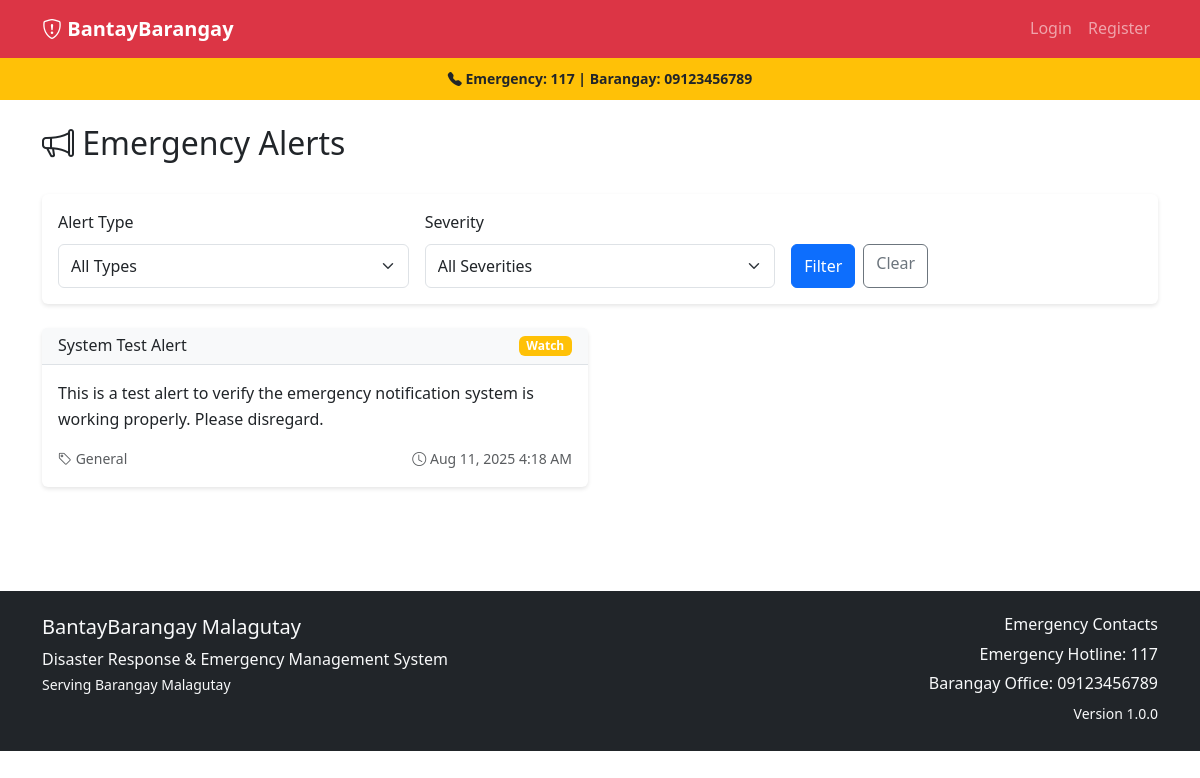
/pages/alerts.php, run on the app's committed database.
### tables this page shows
CREATE TABLE alerts (
    id INT PRIMARY KEY AUTO_INCREMENT,
    title VARCHAR(200) NOT NULL,
    message TEXT NOT NULL,
    alert_type ENUM('flood', 'landslide', 'storm', 'fire', 'general') NOT NULL,
    severity ENUM('watch', 'warning', 'critical') NOT NULL,
    created_by INT NOT NULL,
    active BOOLEAN DEFAULT TRUE,
    created_at TIMESTAMP DEFAULT CURRENT_TIMESTAMP,
    expires_at TIMESTAMP NULL,
    
    INDEX idx_alert_type (alert_type),
    INDEX idx_severity (severity),
    INDEX idx_active (active),
    INDEX idx_created_at (created_at),
    FOREIGN KEY (created_by) REFERENCES users(id)
);

### includes/functions.php (called while the page is built, shortened)
<?php
function isLoggedIn() {
    return isset($_SESSION['user_id']) && !empty($_SESSION['user_id']);
}
function sanitizeInput($input) {
    return htmlspecialchars(trim($input), ENT_QUOTES, 'UTF-8');
}
function getAlertSeverityColor($severity) {
    switch ($severity) {
        case 'watch': return 'warning';
    }
}
function formatDate($date) {
    return date('M j, Y g:i A', strtotime($date));
}
?>

### pages/alerts.php (the view, shortened to what this page needs)
<?php
require_once '../includes/functions.php';
include '../includes/header.php';
$where_clause = '';
$sql = "SELECT * FROM alerts $where_clause ORDER BY created_at DESC LIMIT 50";
$stmt = $conn->prepare($sql);
$stmt->execute();
$alerts = $stmt->get_result()->fetch_all(MYSQLI_ASSOC);
?>
<main class="container py-4">
    <div class="row">
        <div class="col-12">
            <div class="d-flex justify-content-between align-items-center mb-4">
                <h2><i class="bi bi-megaphone"></i> Emergency Alerts</h2>
            </div>
            <div class="card mb-4">
                <div class="card-body">
                    <form method="GET" class="row g-3">
                        <div class="col-md-4">
                            <label for="type" class="form-label">Alert Type</label>
                            <select class="form-select" id="type" name="type">
                                <option value="">All Types</option>
                            </select>
                        </div>
                        <div class="col-md-4">
                            <label for="severity" class="form-label">Severity</label>
                            <select class="form-select" id="severity" name="severity">
                                <option value="">All Severities</option>
                            </select>
                        </div>
                        <div class="col-md-4 d-flex align-items-end">
                            <button type="submit" class="btn btn-primary me-2">Filter</button>
                            <a href="alerts.php" class="btn btn-outline-secondary">Clear</a>
                        </div>
                    </form>
                </div>
            </div>
            <div class="row">
                <?php if (empty($alerts)): ?>
                <div class="col-12">
                    <div class="alert alert-info text-center">
                        <i class="bi bi-info-circle"></i>
                        No alerts found matching your criteria.
                    </div>
                </div>
                <?php else: ?>
                <?php foreach ($alerts as $alert): ?>
                <div class="col-lg-6 mb-3">
                    <div class="card severity-<?php echo $alert['severity']; ?>">
                        <div class="card-header d-flex justify-content-between align-items-center">
                            <h6 class="mb-0"><?php echo sanitizeInput($alert['title']); ?></h6>
                            <span class="badge bg-<?php echo getAlertSeverityColor($alert['severity']); ?>">
                                <?php echo ucfirst($alert['severity']); ?>
                            </span>
                        </div>
                        <div class="card-body">
                            <p class="card-text"><?php echo nl2br(sanitizeInput($alert['message'])); ?></p>
                            <div class="d-flex justify-content-between align-items-center">
                                <small class="text-muted">
                                    <i class="bi bi-tag"></i>
                                    <?php echo ucfirst($alert['alert_type']); ?>
                                </small>
                                <small class="text-muted">
                                    <i class="bi bi-clock"></i>
                                    <?php echo formatDate($alert['created_at']); ?>
                                </small>
                            </div>
                        </div>
                    </div>
                </div>
                <?php endforeach; ?>
                <?php endif; ?>
            </div>
        </div>
    </div>
</main>
<?php include '../includes/footer.php'; ?>

### includes/header.php (shortened to what this page needs)
<?php
require_once __DIR__ . '/../includes/functions.php';
$currentUser = getCurrentUser();
?>
<!DOCTYPE html>
<html lang="en">
<head>
    <link href="https://cdn.jsdelivr.net/npm/bootstrap@5.3.0/dist/css/bootstrap.min.css" rel="stylesheet">
    <link href="https://cdn.jsdelivr.net/npm/bootstrap-icons@1.10.0/font/bootstrap-icons.css" rel="stylesheet">
    <link href="<?php echo BASE_URL; ?>assets/css/style.css" rel="stylesheet">
</head>
<body>
    <nav class="navbar navbar-expand-lg navbar-dark bg-danger sticky-top">
        <div class="container">
            <a class="navbar-brand fw-bold" href="<?php echo BASE_URL; ?>">
                <i class="bi bi-shield-exclamation"></i>
                BantayBarangay
            </a>
            <div class="collapse navbar-collapse" id="navbarNav">
                <ul class="navbar-nav">
                    <?php if (isLoggedIn()): ?>
                        <li class="nav-item dropdown">
                            <a class="nav-link dropdown-toggle" href="#" id="navbarDropdown" role="button" data-bs-toggle="dropdown">
                                <i class="bi bi-person-circle"></i>
                                <?php echo sanitizeInput($currentUser['username']); ?>
                            </a>
                            <ul class="dropdown-menu">
                                <li><a class="dropdown-item" href="<?php echo BASE_URL; ?>pages/profile.php">Profile</a></li>
                                <li><hr class="dropdown-divider"></li>
                                <li><a class="dropdown-item" href="<?php echo BASE_URL; ?>logout.php">Logout</a></li>
                            </ul>
                        </li>
                    <?php else: ?>
                        <li class="nav-item">
                            <a class="nav-link" href="<?php echo BASE_URL; ?>login.php">Login</a>
                        </li>
                        <li class="nav-item">
                            <a class="nav-link" href="<?php echo BASE_URL; ?>register.php">Register</a>
                        </li>
                    <?php endif; ?>
                </ul>
            </div>
        </div>
    </nav>
    <div class="bg-warning text-dark py-2 text-center">
        <small class="fw-bold">
            <i class="bi bi-telephone-fill"></i>
            Emergency: <?php echo EMERGENCY_HOTLINE; ?> |
            Barangay: <?php echo BARANGAY_HOTLINE; ?>
        </small>
    </div>

### includes/footer.php (shortened to what this page needs)
    <footer class="bg-dark text-light mt-5 py-4">
        <div class="container">
            <div class="row">
                <div class="col-md-6">
                    <h5><?php echo APP_NAME; ?></h5>
                    <p class="mb-0">Disaster Response & Emergency Management System</p>
                    <p><small>Serving Barangay Malagutay</small></p>
                </div>
                <div class="col-md-6 text-md-end">
                    <h6>Emergency Contacts</h6>
                    <p class="mb-1">Emergency Hotline: <?php echo EMERGENCY_HOTLINE; ?></p>
                    <p class="mb-1">Barangay Office: <?php echo BARANGAY_HOTLINE; ?></p>
                    <p class="mb-0"><small>Version <?php echo APP_VERSION; ?></small></p>
                </div>
            </div>
        </div>
    </footer>
</body>
</html>

### assets/css/style.css (style rules this page uses)
:root { --primary-red: #dc3545; --warning-yellow: #ffc107; --success-green: #198754; --dark-blue: #212529; }
body { font-family: 'Segoe UI', Tahoma, Geneva, Verdana, sans-serif; line-height: 1.6; }
.btn { min-height: 44px; min-width: 44px; font-weight: 500; }
.severity-watch { border-left: 4px solid var(--warning-yellow); }
.form-control, .form-select { min-height: 44px; font-size: 1rem; }
.card { border: none; box-shadow: 0 2px 4px rgba(0,0,0,0.1); margin-bottom: 1rem; }
.card-header { background-color: #f8f9fa; border-bottom: 1px solid #dee2e6; font-weight: 600; }

### data on the page
alerts: title "System Test Alert", severity "Watch", message "This is a test alert to verify the emergency notification system is working properly. Please disregard.", alert_type "General", created_at "Aug 11, 2025 4:18 AM"

### other printed values
EMERGENCY_HOTLINE "117"
BARANGAY_HOTLINE "09123456789"
APP_NAME "BantayBarangay Malagutay"
APP_VERSION "1.0.0"
